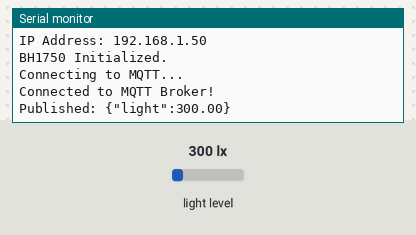
Bench run of a sketch on a simulated Arduino MKR. On the bench: the last lines printed to the serial monitor. The test bench sets the inputs (shaded band); at power-on: light level 300 lx. WiFi joins after 1.5 s; servers stay silent unless stated; no MQTT or app messages arrive unless stated.

Above: at 2.7 s.
2.8 s: light level set to 40 lx
At 8.3 s:
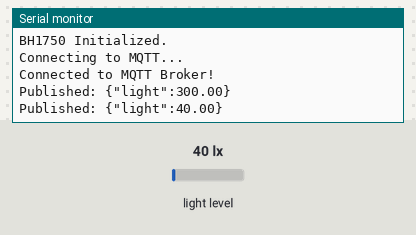
9.5 s: light level set to 500 lx
At 14.1 s:
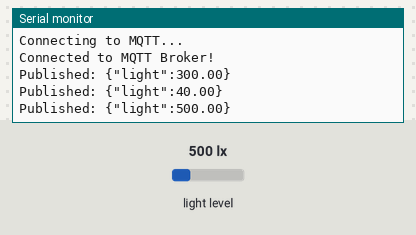
Timing chart, 0 to 15.6 s (numbered marks = the images above; inputs shaded):
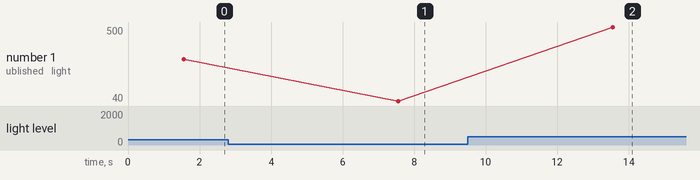

The sketch:

3_1p.ino
```cpp
#include <Wire.h>
#include <BH1750.h>
#include <WiFiNINA.h>
#include <PubSubClient.h>

#define WIFI_SSID "Maisha"
#define WIFI_PASSWORD "maishaing"
#define MQTT_SERVER "df50967215c74807987115a53bb0855d.s1.eu.hivemq.cloud"
#define MQTT_PORT 8883
#define MQTT_TOPIC "sensor/light"
#define MQTT_USER "hivemq.webclient.1755548851012"
#define MQTT_PASSWORD "7y<MphvS5AW9,w#F;4Rz"

BH1750 lightMeter;
WiFiSSLClient wifiClient;
PubSubClient mqttClient(wifiClient);

void connectMQTT() {
  while (!mqttClient.connected()) {
    Serial.println("Connecting to MQTT...");
    if (mqttClient.connect("ArduinoNanoIoT_BH1750", MQTT_USER, MQTT_PASSWORD)) {
      Serial.println("Connected to MQTT Broker!");
    } else {
      Serial.print("Failed, rc=");
      Serial.print(mqttClient.state());
      Serial.println(" Retrying in 5 seconds...");
      delay(5000);
    }
  }
}

void setup() {
  Serial.begin(9600);
  WiFi.begin(WIFI_SSID, WIFI_PASSWORD);
  while (WiFi.status() != WL_CONNECTED) {
    delay(1000);
    Serial.println("Connecting to WiFi...");
  }
  Serial.println("Connected to WiFi");
  Serial.print("IP Address: "); Serial.println(WiFi.localIP());

  Wire.begin();
  if (!lightMeter.begin(BH1750::CONTINUOUS_HIGH_RES_MODE, 0x23)) {
    Serial.println("BH1750 not found at 0x23, trying 0x5C...");
    if (!lightMeter.begin(BH1750::CONTINUOUS_HIGH_RES_MODE, 0x5C)) {
      Serial.println("Could not find BH1750 sensor!");
      while (1);
    }
  }
  Serial.println("BH1750 Initialized.");

  mqttClient.setServer(MQTT_SERVER, MQTT_PORT);
  connectMQTT();
}

void loop() {
  if (!mqttClient.connected()) connectMQTT();
  mqttClient.loop();

  float lux = lightMeter.readLightLevel();
  String payload = "{\"light\":" + String(lux) + "}";
  if (mqttClient.publish(MQTT_TOPIC, payload.c_str())) {
    Serial.print("Published: "); Serial.println(payload);
  } else {
    Serial.println("Publish failed");
  }

  delay(6000); // Adjusted to 30 seconds
}
```

Measured:
- after the input at 2.8 s, the serial monitor: prints a new line after 4.8 s (image 1)
- after the input at 9.5 s, the serial monitor: prints a new line after 4.1 s (image 2)
- plotted number 1: 300 → 40 after the input at 2.8 s, 40 → 500 after the input at 9.5 s
